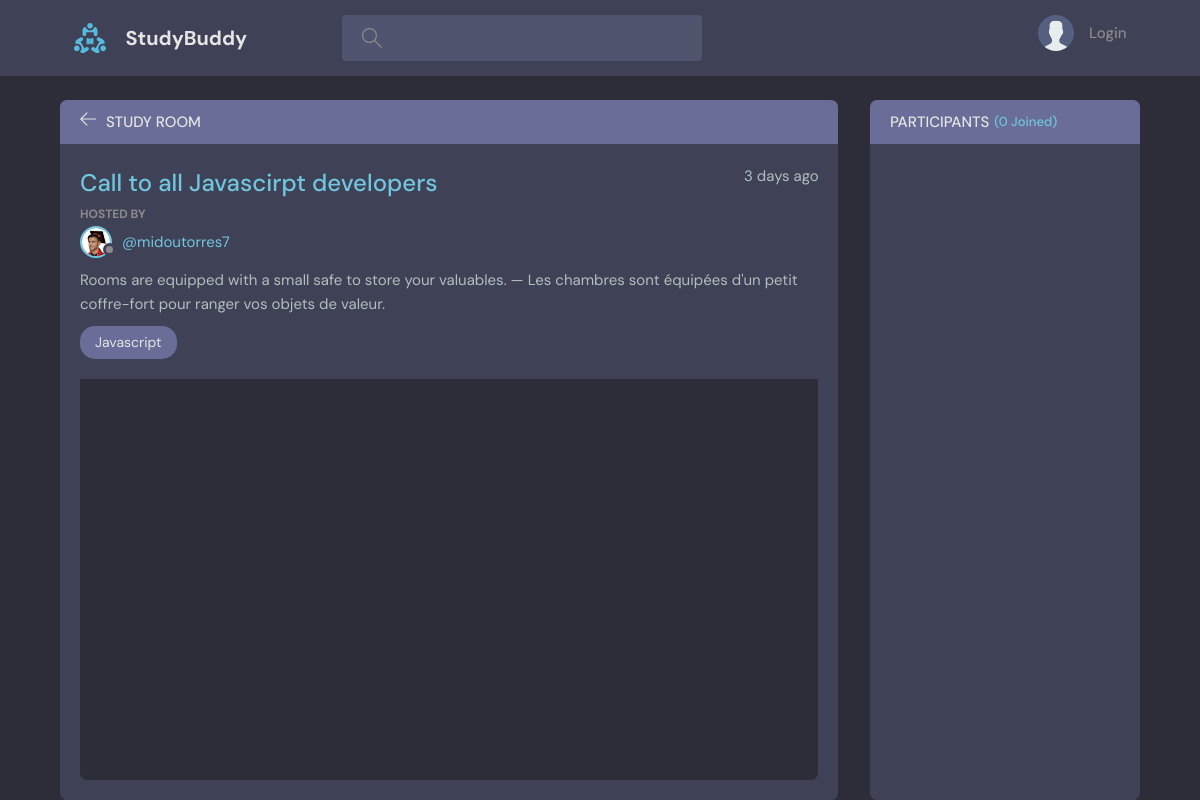
Page /room/2/?next=/ on the earlier database version.
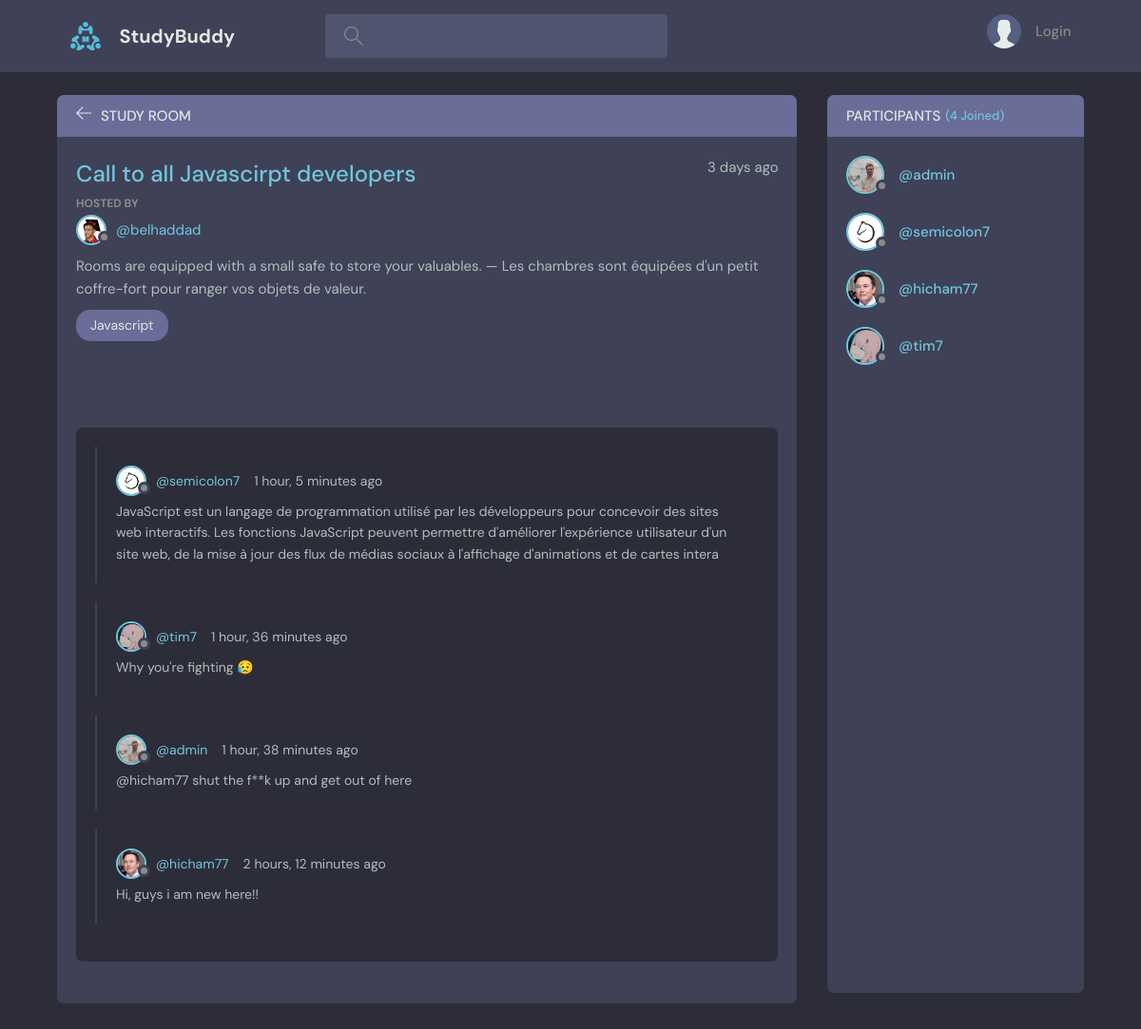
Same page on the later database version.
### base/models.py (models this page shows, shortened)
class Room(models.Model):
    host = models.ForeignKey(User, on_delete=models.CASCADE)
    topic = models.ForeignKey(Topic, on_delete=models.SET_NULL, null=True)
    name = models.CharField(max_length=200, null=True)
    description = models.TextField(null=True, blank=True)
    participants = models.ManyToManyField(User, related_name='participants', blank=True)
    updated = models.DateTimeField(auto_now=True)
    created = models.DateTimeField(auto_now_add=True)
    class Meta:
        ordering = ['-updated', '-created']

class Topic(models.Model):
    name = models.CharField(max_length=200)
    def __str__(self):
        return self.name

class Message(models.Model):
    user = models.ForeignKey(User, on_delete=models.CASCADE)
    room = models.ForeignKey(Room, on_delete=models.CASCADE)
    body = models.CharField(max_length=300)
    updated = models.DateTimeField(auto_now=True)
    created = models.DateTimeField(auto_now_add=True)
    class Meta:
        ordering = ['-updated', '-created']

### users/models.py (models this page shows)
class User(AbstractUser):
    name = models.CharField(max_length=200, null=True)
    email = models.EmailField(unique=True, null=True)
    bio = models.TextField(null=True)
    avatar = models.ImageField(upload_to='profiles/', default='profiles/avatar.svg', null=True, blank=True)
    USERNAME_FIELD = 'email'
    REQUIRED_FIELDS = []

### base/views.py (the view, shortened to what this page needs)
# urls.py: path('room/<int:pk>/', views.getRoom),
def room(request, pk):
    room = Room.objects.get(id=pk)
    room_messages = room.message_set.all()
    participants = room.participants.all()  # it's a ManyToMany relationship
    form = MessageForm()
    context = {'room': room, 'room_messages': room_messages, 'participants':participants, 'form': form}
    return render(request, 'base/room.html', context)

### base/forms.py
class MessageForm(ModelForm):
    class Meta:
        model = Message
        fields = ['body']

### base/templates/base/room.html (shortened to what this page needs)
{% extends 'main.html' %}
{% block content %}
  <main class="profile-page layout layout--2">
    <div class="container">
      <div class="room">
        <div class="room__top">
          <div class="room__topLeft">
            <a href="{{request.META.HTTP_REFERER}}">
              <svg version="1.1" xmlns="http://www.w3.org/2000/svg" width="32" height="32" viewBox="0 0 32 32">
                <title>arrow-left</title>
                <path
                  d="M13.723 2.286l-13.723 13.714 13.719 13.714 1.616-1.611-10.96-10.96h27.625v-2.286h-27.625l10.965-10.965-1.616-1.607z"
                ></path>
              </svg>
            </a>
            <h3>Study Room</h3>
          </div>
        </div>
        <div class="room__box scroll">
          <div class="room__header scroll">
            <div class="room__info">
              <h3>{{room.name}}</h3>
              <span>3 days ago</span>
            </div>
            <div class="room__hosted">
              <p>Hosted By</p>
              <a href="{% url 'profile' room.host.id %}" class="room__author">
                <div class="avatar avatar--small">
                  <img src="{{room.host.avatar.url}}" />
                </div>
                <span>@{{room.host.username}}</span>
              </a>
            </div>
            <div class="room__details">
              {{room.description}}
            </div>
            <span class="room__topics">{{room.topic}}</span>
          </div>
          <div class="room__conversation">
            <div class="threads scroll">
              {% for message in room_messages %}
                <div class="thread">
                  <div class="thread__top">
                    <div class="thread__author">
                      <a href="{% url 'profile' message.user.id %}" class="thread__authorInfo">
                        <div class="avatar avatar--small">
                          <img src="{{message.user.avatar.url}}" />
                        </div>
                        <span>@{{message.user.username}}</span>
                      </a>
                      <span class="thread__date">{{message.created|timesince}} ago</span>
                    </div>
                  </div>
                  <div class="thread__details">
                    {{message.body}}
                  </div>
                </div>
              {% endfor %}
            </div>
          </div>
        </div>
      </div>
      <div class="participants">
        <h3 class="participants__top">Participants <span>({{participants.count}} Joined)</span></h3>
        <div class="participants__list scroll">
        {% for participant in participants %}
          <a href="{% url 'profile' participant.id %}" class="participant">
            <div class="avatar avatar--medium">
              <img src="{{participant.avatar.url}}" />
            </div>
            <p>
              <span>@{{participant.username}}</span>
            </p>
          </a>
        {% endfor %}
        </div>
      </div>
    </div>
  </main>
{% endblock content %}

Differences in the rows shown:
changed through a linked row, Room "Call to all Javascirpt developers": host.username "midoutorres7" → "belhaddad"
added Message: user.avatar (picture), user.username "semicolon7", created "1 hour, 5 minutes", body "JavaScript est un langage de programmation utilisé par les développeurs pour concevoir des sites web interactifs. Les fonctions JavaScript peuvent permettre d'améliorer l'expérience utilisateur d'un site web, de la mise à jour des flux de médias sociaux à l'affichage d'animations et de cartes intera"
added Message: user.avatar (picture), user.username "tim7", created "1 hour, 36 minutes", body "Why you're fighting 😥"
added Message: user.avatar (picture), user.username "admin", created "1 hour, 38 minutes", body "@hicham77 shut the f**k up and get out of here"
added Message: user.avatar (picture), user.username "hicham77", created "2 hours, 12 minutes", body "Hi, guys i am new here!!"
now on this page (row edited): User: avatar (picture), username "admin"
now on this page (row edited): User: avatar (picture), username "semicolon7"
now on this page (row edited): User: avatar (picture), username "hicham77"
added User: avatar (picture), username "tim7"
Other differences:
{{ participants.count }}: "0" → "4"
